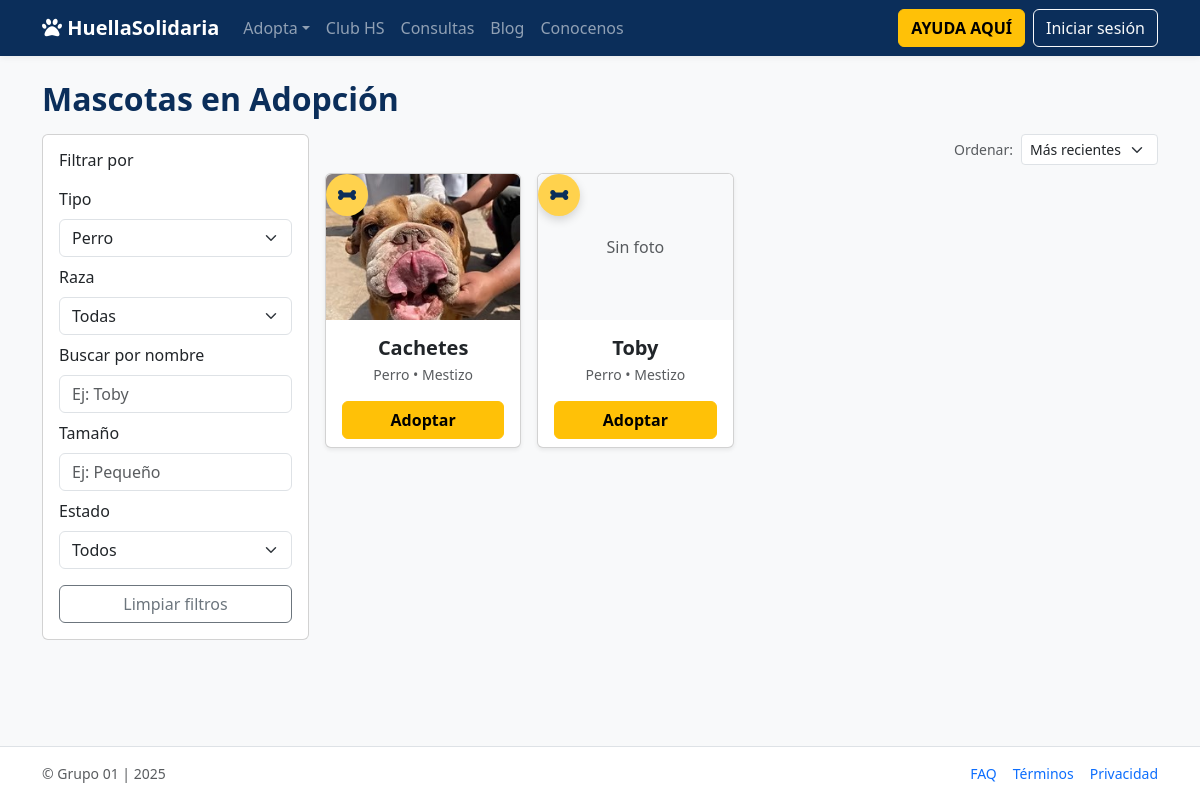
Page /adopta/wufs/ on the committed database.
### apps/adopciones/models.py (models this page shows, shortened)
class Mascota(models.Model):
    nombre = models.CharField(max_length=120)
    tipo = models.ForeignKey(TipoMascota, on_delete=models.PROTECT)
    raza = models.ForeignKey(Raza, null=True, blank=True, on_delete=models.SET_NULL)
    edad_aprox = models.CharField(max_length=50, blank=True)
    tamano = models.CharField(max_length=50, blank=True)
    descripcion = models.TextField(blank=True)
    foto_url = models.ImageField(upload_to="mascotas/", blank=True, null=True)
    estado = models.ForeignKey(EstadoMascota, on_delete=models.PROTECT)
    activo = models.BooleanField(default=True)
    creado_en = models.DateTimeField(auto_now_add=True)
    actualizado_en = models.DateTimeField(auto_now=True)
    objects = ActivoQuerySet.as_manager()

class TipoMascota(models.Model):
    nombre = models.CharField(max_length=30, unique=True)
    activo = models.BooleanField(default=True)
    creado_en = models.DateTimeField(auto_now_add=True)
    actualizado_en = models.DateTimeField(auto_now=True)
    objects = ActivoQuerySet.as_manager()

class Raza(models.Model):
    tipo = models.ForeignKey(TipoMascota, on_delete=models.CASCADE, related_name="razas")
    nombre = models.CharField(max_length=60)
    activo = models.BooleanField(default=True)
    creado_en = models.DateTimeField(auto_now_add=True)
    actualizado_en = models.DateTimeField(auto_now=True)
    objects = ActivoQuerySet.as_manager()
    class Meta: unique_together = ("tipo","nombre")

### apps/adopciones/views.py (the view)
# urls.py: path("wufs/", views.listado_wufs, name="adopta_wufs"),
def listado_wufs(request):
    base = Mascota.objects.filter(tipo__nombre__iexact="Perro")
    ctx = _context_listado(request, base_qs=base)
    return render(request, "adopciones/listado.html", ctx)

### apps/adopciones/views.py (called while the page is built)
def _paginado(qs, request, per_page=12):
    return Paginator(qs, per_page).get_page(request.GET.get("page"))

### templates/adopciones/listado.html (shortened to what this page needs)
{% extends "layout/base.html" %}
{% block content %}
<h2 class="mb-3">Mascotas en Adopción</h2>
<div class="row g-3">
  <div class="col-12 col-md-3">
    <form method="get" class="card card-body">
      <h6 class="mb-3">Filtrar por</h6>
      <div class="mb-2">
        <label class="form-label">Tipo</label>
        <select id="select-tipo" name="tipo" class="form-select">
          {% for t in tipos %}
            {% with p_tipo=params.tipo|default:'' t_id=t.id|stringformat:'s' %}
              <option value="{{ t.id }}" {% if p_tipo == t_id %}selected{% endif %}>
                {{ t.nombre }}
              </option>
            {% endwith %}
          {% endfor %}
        </select>
      </div>
      <div class="mb-2">
        <label class="form-label">Raza</label>
        <select name="raza" class="form-select" onchange="this.form.submit()">
          <option value="">Todas</option>
        </select>
      </div>
      <div class="mb-2">
        <label class="form-label">Buscar por nombre</label>
        <input type="text" name="q" class="form-control" placeholder="Ej: Toby" value="{{ params.q|default:'' }}">
      </div>
      <div class="mb-2">
        <label class="form-label">Tamaño</label>
        <input name="tam" class="form-control" value="{{ params.tam|default:'' }}" placeholder="Ej: Pequeño">
      </div>
      <div class="mb-2">
        <label class="form-label">Estado</label>
        <select name="estado" class="form-select" onchange="this.form.submit()">
          <option value="">Todos</option>
        </select>
      </div>
      <div class="d-grid mt-2">
        <a class="btn btn-outline-secondary" href="?">Limpiar filtros</a>
      </div>
    </form>
  </div>
  <div class="col-12 col-md-9">
    <div class="d-flex justify-content-end mb-2">
      <form method="get" class="d-flex align-items-center gap-2">
        <span class="text-muted small">Ordenar:</span>
        <select name="o" class="form-select form-select-sm w-auto" onchange="this.form.submit()">
          <option value="-id" {% if params.o == "-id" or not params.o %}selected{% endif %}>Más recientes</option>
        </select>
      </form>
    </div>
    <div class="row g-3">
      {% for m in mascotas %}
        <div class="col-6 col-lg-3">
          <div class="card h-100 text-center shadow-sm">
            <div class="position-relative">
              <div class="ratio ratio-4x3 rounded-top overflow-hidden position-relative">
                {% if m.foto_url %}
                  <img src="{{ m.foto_url.url }}" alt="{{ m.nombre }}" class="w-100 h-100 object-fit-cover">
                {% else %}
                  <div class="w-100 h-100 d-flex align-items-center justify-content-center bg-light text-muted">
                    Sin foto
                  </div>
                {% endif %}
                <a href="{% url 'donaciones:donar' %}?from=adopciones&pet={{ m.pk }}"
                   class="donate-fab {% if m.tipo.nombre|lower == 'perro' %}dog{% elif m.tipo.nombre|lower == 'gato' %}cat{% endif %}"
                   title="Donar para {{ m.nombre }}" aria-label="Donar para {{ m.nombre }}">
                  {% if m.tipo.nombre|lower == 'perro' %}
                    <i class="fa-solid fa-bone"></i>
                  {% elif m.tipo.nombre|lower == 'gato' %}
                    <i class="fa-solid fa-fish"></i>
                  {% else %}
                    <i class="fa-solid fa-heart"></i>
                  {% endif %}
                </a>
              </div>
            </div>
            <div class="card-body pb-2">
              <h5 class="fw-bold mb-1">{{ m.nombre }}</h5>
              <small class="text-muted d-block mb-3">
                {{ m.tipo.nombre }}{% if m.raza %} • {{ m.raza.nombre }}{% endif %}
              </small>
              {% if m.estado and m.estado.nombre|lower != 'disponible' %}
                <button class="btn btn-secondary w-100" disabled>No disponible</button>
              {% else %}
                <a href="{% url 'adopta_detalle' m.pk %}" class="btn btn-warning w-100 fw-semibold">Adoptar</a>
              {% endif %}
            </div>
          </div>
        </div>
      {% empty %}
        <div class="col-12 text-muted">No encontramos resultados con esos filtros.</div>
      {% endfor %}
    </div>
  </div>
</div>
{% endblock %}

### static/css/site.css (style rules this page uses)
:root { --azul: #0b2e5a; --amarillo: #ffcc33; }
body { background-color: #f7f9fb; }
h2 { color: #0b2e5a; font-weight: 700; }

### templates/layout/base.html (style rules this page uses)
html, body { height: 100%; }
.donate-fab { position:absolute; bottom:.5rem; right:.5rem; width:42px; height:42px; border-radius:50%; display:flex; align-items:center; justify-content:center; background:#ffc107; color:#0b2e5a; box-shadow:0 4px 10px rgba(0,0,0,.15); transition:transform .15s ease, background-color .15s ease, color .15s ease; text-decoration:none; }
.donate-fab.dog { background:#ffd24d; }

### rows in the picture
Mascota: foto_url (picture), nombre "Cachetes", tipo.nombre "Perro", raza.nombre "Mestizo", shows "Adoptar"
Mascota: foto_url "Sin foto", nombre "Toby", tipo.nombre "Perro", raza.nombre "Mestizo", shows "Adoptar"

### other values in the picture
form field tipo "Perro"
